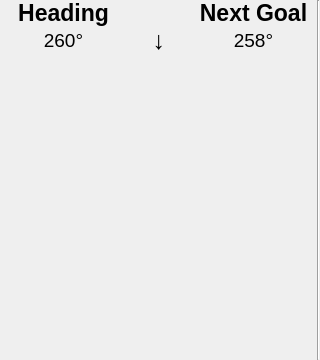
           <widget class="QWidget" name="heading_widget" native="true">
            <property name="sizePolicy">
             <sizepolicy hsizetype="Fixed" vsizetype="Fixed">
              <horstretch>0</horstretch>
              <verstretch>0</verstretch>
             </sizepolicy>
            </property>
            <property name="minimumSize">
             <size>
              <width>320</width>
              <height>360</height>
             </size>
            </property>
            <property name="maximumSize">
             <size>
              <width>320</width>
              <height>360</height>
             </size>
            </property>
            <layout class="QGridLayout" name="gridLayout">
             <property name="leftMargin">
              <number>0</number>
             </property>
             <property name="topMargin">
              <number>0</number>
             </property>
             <property name="rightMargin">
              <number>0</number>
             </property>
             <property name="bottomMargin">
              <number>0</number>
             </property>
             <property name="spacing">
              <number>0</number>
             </property>
             <item row="0" column="1">
              <widget class="Line" name="line_2">
               <property name="orientation">
                <enum>Qt::Vertical</enum>
               </property>
              </widget>
             </item>
             <item row="0" column="0">
              <layout class="QVBoxLayout" name="verticalLayout_5">
               <property name="spacing">
                <number>0</number>
               </property>
               <item>
                <layout class="QGridLayout" name="gridLayout_2">
                 <property name="leftMargin">
                  <number>6</number>
                 </property>
                 <property name="rightMargin">
                  <number>6</number>
                 </property>
                 <property name="spacing">
                  <number>0</number>
                 </property>
                 <item row="1" column="0">
                  <widget class="QLabel" name="current_heading_label">
                   <property name="font">
                    <font>
                     <pointsize>14</pointsize>
                    </font>
                   </property>
                   <property name="text">
                    <string>260°</string>
                   </property>
                   <property name="alignment">
                    <set>Qt::AlignCenter</set>
                   </property>
                  </widget>
                 </item>
                 <item row="0" column="1">
                  <spacer name="horizontalSpacer_2">
                   <property name="orientation">
                    <enum>Qt::Horizontal</enum>
                   </property>
                   <property name="sizeHint" stdset="0">
                    <size>
                     <width>40</width>
                     <height>20</height>
                    </size>
                   </property>
                  </spacer>
                 </item>
                 <item row="0" column="0">
                  <widget class="QLabel" name="label_8">
                   <property name="minimumSize">
                    <size>
                     <width>115</width>
                     <height>0</height>
                    </size>
                   </property>
                   <property name="font">
                    <font>
                     <pointsize>17</pointsize>
                     <weight>75</weight>
                     <bold>true</bold>
                    </font>
                   </property>
                   <property name="text">
                    <string>Heading</string>
                   </property>
                   <property name="alignment">
                    <set>Qt::AlignCenter</set>
                   </property>
                  </widget>
                 </item>
                 <item row="0" column="2">
                  <widget class="QLabel" name="label_10">
                   <property name="minimumSize">
                    <size>
                     <width>115</width>
                     <height>0</height>
                    </size>
                   </property>
                   <property name="font">
                    <font>
                     <pointsize>17</pointsize>
                     <weight>75</weight>
                     <bold>true</bold>
                    </font>
                   </property>
                   <property name="text">
                    <string>Next Goal</string>
                   </property>
                   <property name="alignment">
                    <set>Qt::AlignCenter</set>
                   </property>
                  </widget>
                 </item>
                 <item row="1" column="2">
                  <widget class="QLabel" name="next_goal_label">
                   <property name="font">
                    <font>
                     <pointsize>14</pointsize>
                    </font>
                   </property>
                   <property name="text">
                    <string>258°</string>
                   </property>
                   <property name="alignment">
                    <set>Qt::AlignCenter</set>
                   </property>
                  </widget>
                 </item>
                 <item row="1" column="1">
                  <widget class="QLabel" name="label_2">
                   <property name="font">
                    <font>
                     <pointsize>19</pointsize>
                     <weight>50</weight>
                     <bold>false</bold>
                    </font>
                   </property>
                   <property name="text">
                    <string>↓</string>
                   </property>
                   <property name="alignment">
                    <set>Qt::AlignCenter</set>
                   </property>
                  </widget>
                 </item>
                </layout>
               </item>
               <item>
                <spacer name="verticalSpacer_6">
                 <property name="orientation">
                  <enum>Qt::Vertical</enum>
                 </property>
                 <property name="sizeHint" stdset="0">
                  <size>
                   <width>20</width>
                   <height>40</height>
                  </size>
                 </property>
                </spacer>
               </item>
               <item>
                <layout class="QHBoxLayout" name="horizontalLayout_7">
                 <item>
                  <spacer name="horizontalSpacer_4">
                   <property name="orientation">
                    <enum>Qt::Horizontal</enum>
                   </property>
                   <property name="sizeHint" stdset="0">
                    <size>
                     <width>40</width>
                     <height>20</height>
                    </size>
                   </property>
                  </spacer>
                 </item>
                 <item>
                  <widget class="QLabel" name="heading_compass_label">
                   <property name="minimumSize">
                    <size>
                     <width>275</width>
                     <height>275</height>
                    </size>
                   </property>
                   <property name="maximumSize">
                    <size>
                     <width>275</width>
                     <height>275</height>
                    </size>
                   </property>
                   <property name="text">
                    <string/>
                   </property>
                   <property name="scaledContents">
                    <bool>true</bool>
                   </property>
                   <property name="alignment">
                    <set>Qt::AlignCenter</set>
                   </property>
                  </widget>
                 </item>
                 <item>
                  <spacer name="horizontalSpacer_5">
                   <property name="orientation">
                    <enum>Qt::Horizontal</enum>
                   </property>
                   <property name="sizeHint" stdset="0">
                    <size>
                     <width>40</width>
                     <height>20</height>
                    </size>
                   </property>
                  </spacer>
                 </item>
                </layout>
               </item>
               <item>
                <spacer name="verticalSpacer_5">
                 <property name="orientation">
                  <enum>Qt::Vertical</enum>
                 </property>
                 <property name="sizeHint" stdset="0">
                  <size>
                   <width>20</width>
                   <height>40</height>
                  </size>
                 </property>
                </spacer>
               </item>
              </layout>
             </item>
            </layout>
           </widget>
